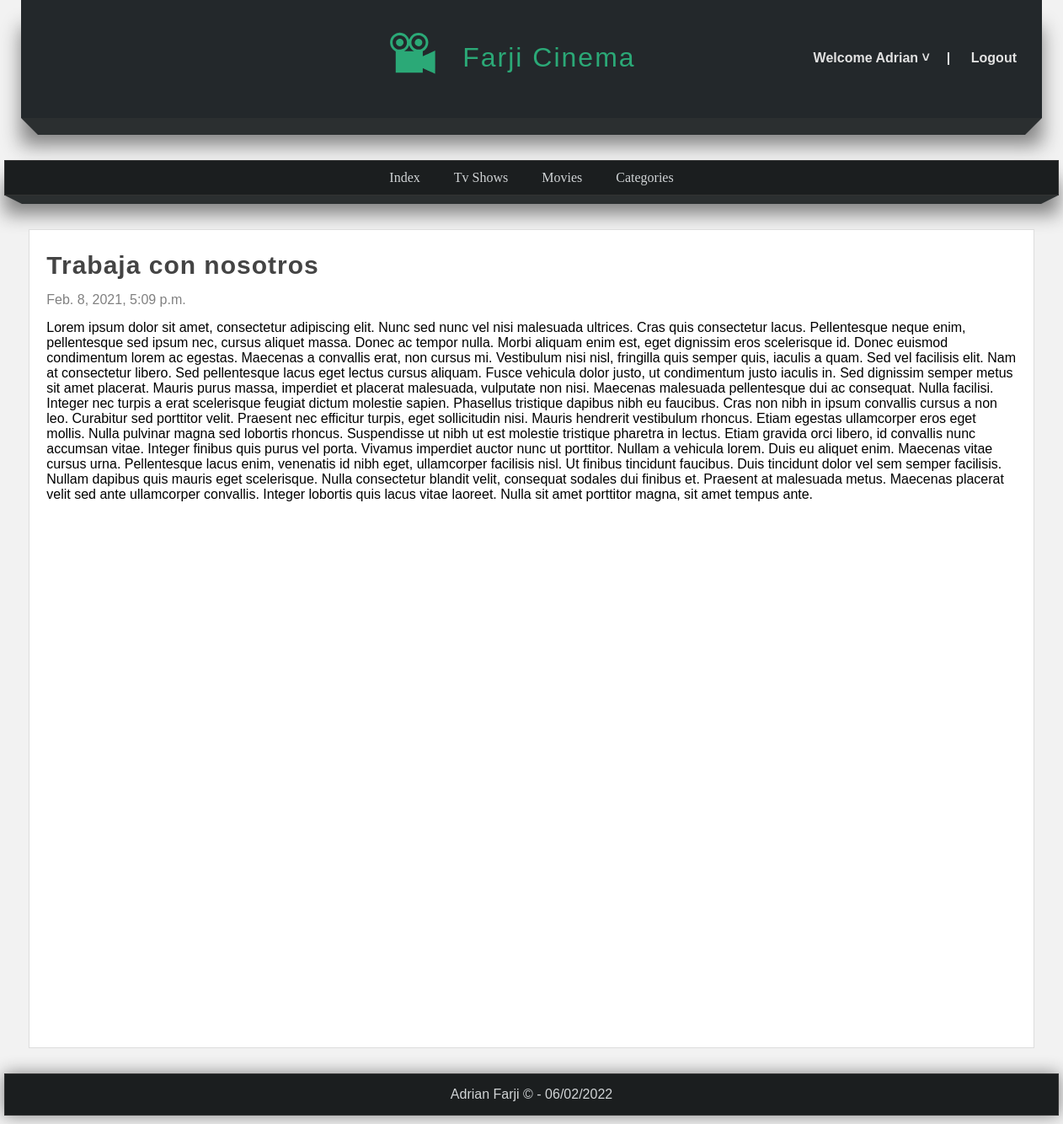
The app's page /page/trabaja-con-nosotros (signed in) with its own data.
### pages/models.py (models this page shows, shortened)
class Page(models.Model):
    title = models.CharField(max_length=50, verbose_name="Titulo")
    content = RichTextField(verbose_name="Contenido")
    slug = models.CharField(unique=True, max_length=150, verbose_name="Amigable")
    order = models.IntegerField(default="0", verbose_name="Orden")
    visible = models.BooleanField(verbose_name="Visible?")
    created_at = models.DateTimeField(auto_now_add=True, verbose_name="Creado el")
    updated_at = models.DateTimeField(auto_now=True, verbose_name="Actualizado el")
    class Meta:
        verbose_name="Page"
        verbose_name_plural="Pages"

### pages/views.py (the view)
# urls.py: path('page/<str:slug>', page_views.page, name="page"),
@login_required(login_url='login')
def page(request, slug):
    page = Page.objects.get(slug=slug)
    return render(request, "pages/page.html",{
    'page': page
    })

### blog/context_processors.py (called while the page is built)
def get_categories(request):
    categories_in_use_movies = Movie.objects.filter(public=True).values_list('categories', flat=True)
    categories_in_use_tvshows = TvShow.objects.filter(public=True).values_list('categories', flat=True)
    categories_in_use = chain(categories_in_use_movies, categories_in_use_tvshows)
    categories = Category.objects.filter(id__in=categories_in_use).values_list('id', 'name')
    return {
        'categories': categories,
    }

### pages/context_processors.py (called while the page is built)
def get_page(request):
    pages = Page.objects.filter(visible=True).order_by('order').values_list('id', 'title', 'slug')
    return {
        'pages': pages
    }

### pages/templates/pages/page.html (shortened to what this page needs)
{% extends 'layouts/layouts.html'%}
{%block content%}
    <h1 class="title">{{page.title}}</h1>
    <span class="date">{{page.created_at}}</span>
    <p class="content">
        {{page.content|safe}}
    </p>
{%endblock%}

### mainapp/templates/layouts/layouts.html (shortened to what this page needs)
<!DOCTYPE html>
<html lang="es">
<head>
    {% load static %}
    <link rel="stylesheet" type="text/css" href="{% static 'css/styles.css'%}">
</head>
<body>
    <header>
        {% if user.email %}
            <div id="register">
                <ul>
                    <li>
                        <strong id="bienvenido">Welcome {{request.user.first_name|title}} &#709;</strong>
                    </li>
                </ul>
                <strong>|</strong>
                <a href="{% url 'logout' %}">Logout</a>
            </div>
        {% else %}
            <div id="register">
                <a href="{% url 'register'%}">Register</a>
                <strong>|</strong>
                <a href="{% url 'login'%}">Login</a>
            </div>
        {% endif %}
        <div id="logotipo">
            <img src="{% static 'images/logo.svg' %}" />
            <h1>Farji Cinema</h1>
        </div>
    </header>
    <div class="barracabecera">
        <span class="esquina-izquierdacabe"></span>
        <span class="relleno-barracabe"></span>
        <span class="esquina-derechacabe"></span>
    </div>
    <nav>
        <ul>
            <li>
                <a href="{% url 'index'%}">Index</a>
            </li>
            {% if user.email %}
                <li>
                    <a href="{% url 'list_tvshows'%}">Tv Shows</a>
                </li>
                <li>
                    <a href="{% url 'list_movies'%}">Movies</a>
                </li>
                <li>
                    <a href="{% url 'movies-and-tvshows'%}">Categories</a>
                </li>
            {% endif %}
        </ul>
    </nav>
    <div class="barra">
        <span class="esquina-izquierda"></span>
        <span class="relleno-barra"></span>
        <span class="esquina-derecha"></span>
    </div>
    <div id="content">
        <div class="box">
            {% block content %}{% endblock %}
         </div>
    </div>
    <footer>
        Adrian Farji &copy; - {% now "d/m/Y" %}
    </footer>
</body>
</html>

### mainapp/static/css/styles.css (style rules this page uses)
* { margin:0px; padding: 0px; font-family: sans-serif; text-decoration: none; }
.box p, .box h2, .box h3, .box ul { margin-top: 5px; margin-bottom: 5px; }
body { background-color: #F2F2F2; }
header { width:1212px; height: 140px; background-color: #23282B; margin: 0px auto; box-shadow: 0px 32px 22px gray; }
#logotipo h1 { display: block; letter-spacing: 2px; float: left; margin-top: 35px; margin-left: 20px; font-weight: lighter; color: #2ba977; padding-top: 15px; font-family: Impact, Haettenschweiler, 'Arial Narrow Bold', sans-serif; }
#logotipo img { display: block; float:left; width: 80px; margin-top: 25px; }
#logotipo { width: 30%; height: 130px; margin: 0 auto; }
#register { float:right; margin-top: 60px; margin-right: 20px; font-family: Impact, Haettenschweiler, 'Arial Narrow Bold', sans-serif; font-weight: bolder; }
#register a, #register strong { color:rgb(226, 226, 226); padding: 10px; }
#register > ul { list-style: none; float: left; }
nav { width: 1250px; height: 40px; margin-top: 50px; margin-bottom: auto; margin-left: auto; margin-right: auto; background-color: #1B1E1F; border: 1px solid #333333; box-shadow: 0px 22px 22px gray; text-align: center; }
nav > ul { list-style: none; text-decoration: none; display: inline-block; }
nav > ul > li { line-height: 40px; float: left; }
nav > ul > li > a { padding: 10px; padding-left: 20px; padding-right: 20px; color: #D1D4D6; font-family: Georgia, 'Times New Roman', Times, serif; }
.barra { width: 1250px; margin: 0 auto; }
.esquina-izquierda { display:block; border-left: 20px solid transparent; border-top: 10px solid #2B2F30; float:left; }
.esquina-derecha { display:block; border-right: 20px solid transparent; border-top: 10px solid #2B2F30; float:right; }
.relleno-barra { display:block; width: 1210px; height: 10px; background: #2B2F30; float: left; }
.barracabecera { width: 1212px; margin:0 auto; }
.esquina-izquierdacabe { display:block; border-left: 20px solid transparent; border-top: 20px solid #2B2F30; float:left; }
.esquina-derechacabe { display:block; border-right: 20px solid transparent; border-top: 20px solid #2B2F30; float:right; }
.relleno-barracabe { display:block; width: 1172px; height: 20px; background: #2B2F30; float: left; }
#content { width: 1212px; min-height: 930px; margin: 0 auto; margin-bottom: 30px; margin-top: 40px; }
.box h1 { font-weight: bolder; }
.box { background: white; width: 95%; margin: 0 auto; min-height: 930px; padding: 20px; border: 1px solid #ddd; }
.title { color: #444; letter-spacing: 1px; font-size: 30px; margin-bottom: 10px; margin-top: 5px; }
.date { display: block; margin-top: 15px; margin-bottom: 15px; color:gray; }
footer { width: 1250px; background-color: #1B1E1F; border: 1px solid #333; color: #D1D4D6; text-align: center; margin:0 auto; margin-bottom:10px; padding-top: 15px; padding-bottom: 15px; box-shadow: 0px 0px 20px gray; }

### records on screen
Page: title "Trabaja con nosotros", created_at "Feb. 8, 2021, 5:09 p.m.", content "Lorem ipsum dolor sit amet, consectetur adipiscing elit. Nunc sed nunc vel nisi malesuada ultrices. Cras quis consectetur lacus. Pellentesque neque enim, pellentesque sed ipsum nec, cursus aliquet massa. Donec ac tempor nulla. Morbi aliquam enim est, eget dignissim eros scelerisque id. Donec euismod condimentum lorem ac egestas. Maecenas a convallis erat, non cursus mi. Vestibulum nisi nisl, fringilla quis semper quis, iaculis a quam. Sed vel facilisis elit. Nam at consectetur libero. Sed pellentesque lacus eget lectus cursus aliquam. Fusce vehicula dolor justo, ut condimentum justo iaculis in. Sed dignissim semper metus sit amet placerat. Mauris purus massa, imperdiet et placerat…"

### other values on screen
{{ request.user.first_name|title }} "Adrian"
